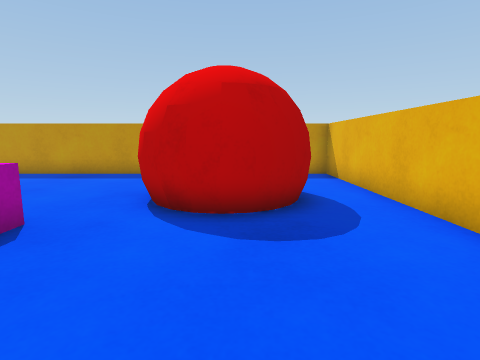
View 1 (above)

17 first-person views from a walk through a Unity game level. The camera is 0.68 m above the floor, tilts 8° down and sees 80° across. The floor is counted in squares, 0.5 m on a side. Each view is taken from the middle of a square. On the plan, view 1 faces up. The plan holds only what a view shows up to about 13 squares ahead; the rest is blank.

View 2
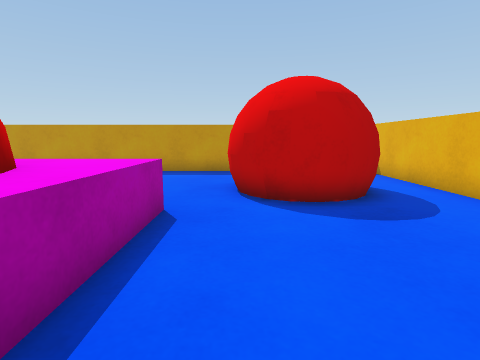

View 3
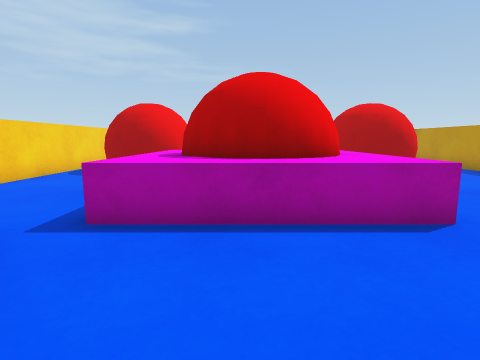

View 4
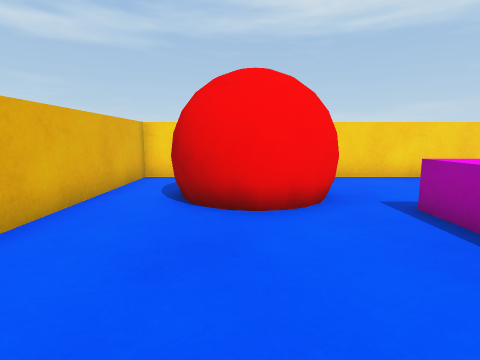

View 5
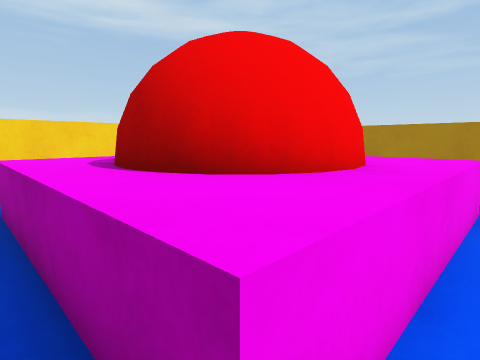

View 6
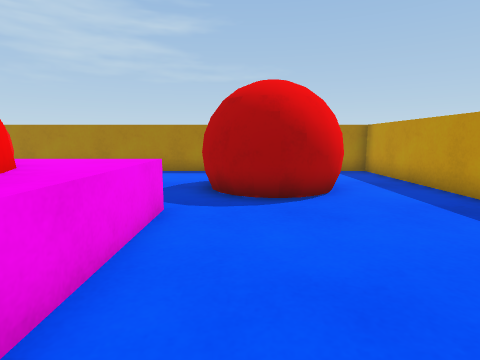

View 7
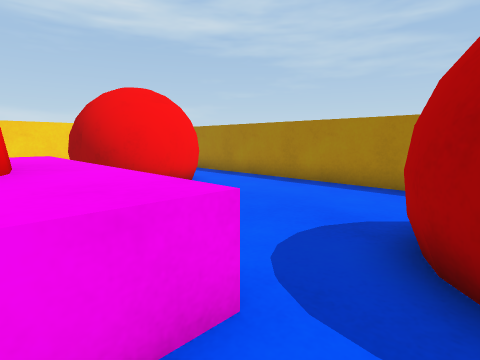

View 8
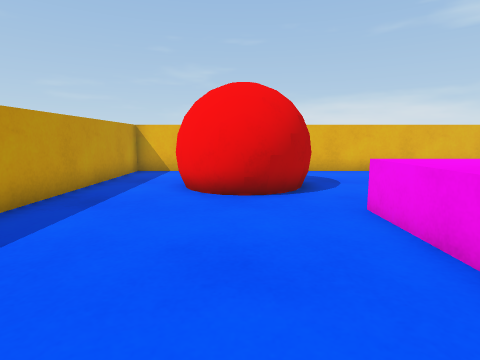

View 9
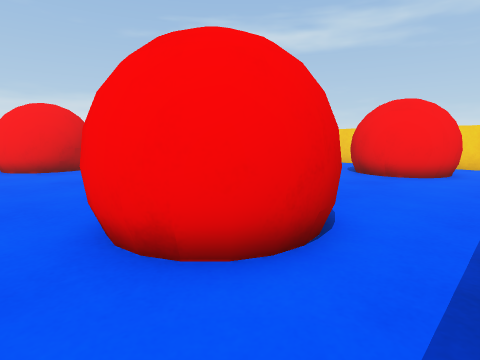

View 10
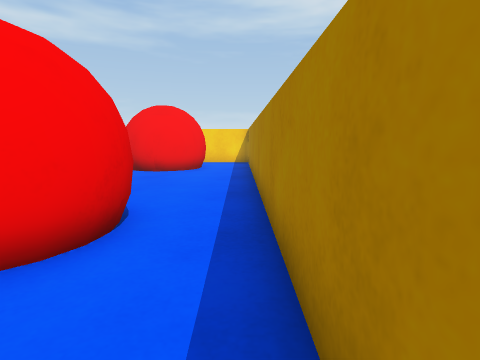

View 11
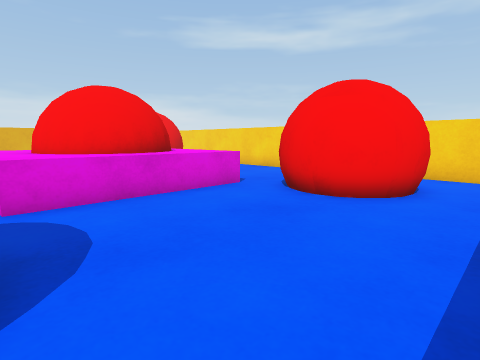

View 12
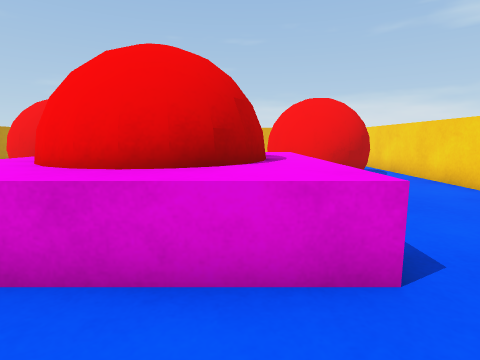

View 13
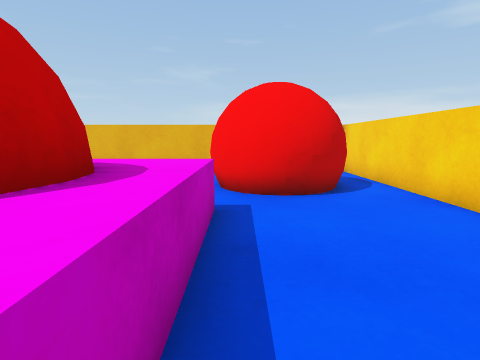

View 14
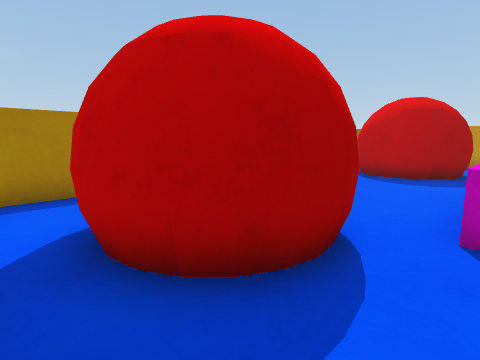

View 15
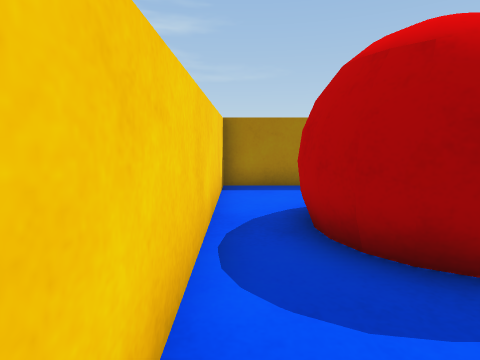

View 16
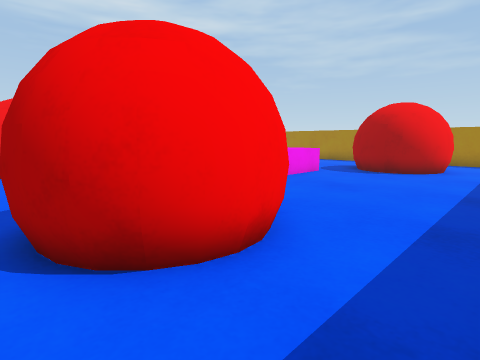

View 17
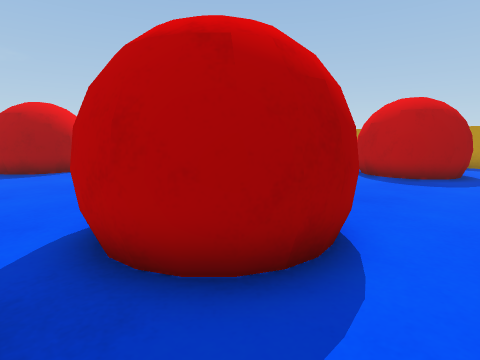

### Floor plan
Key: @ floor where view 1 was taken; . floor; ^ raised ledge; B red ball.
Columns run from 17 left of view 1 to 4 right of it. Each row starts with its distance up from view 1.
 12 ^^^^^^^^^^^^^^^^^^^^^^
 11 ^....................^
 10 ^....................^
  9 ^...BB..........BB...^
  8 ^..BBBB........BBBB..^
  7 ^..BBBBB.......BBBBB.^
  6 ^..BBBB........BBBB..^
  5 ^...BBB.........BBB..^
  4 ^.......^^^^^^.......^
  3 ^.......^BBBB^.......^
  2 ^.......^B  B^.......^
  1 ^.......^B  B^.......^
  0 ^.......^BBBB^...@...^
 -1 ^...BB..^^^^^^..BB...^
 -2 ^..BBBB........BBBB..^
 -3 ^..BBBBB.......BBBBB.^
 -4 ^..B BB........BBBB..^
 -5 ^...BBB.........BBB..^
 -6 ^....................^
 -7  ^^^^^^^^^^^^^^^^^^^^^

Where each view was taken, in squares from view 1:
view 1: 0 up, 0 right, facing up
view 2: 1 down, 2 left, facing up
view 3: 1 up, 1 right, facing left
view 4: 4 up, 0 right, facing down
view 5: 5 up, 3 left, facing down-left
view 6: 6 up, 4 left, facing left
view 7: 6 up, 8 left, facing down-left
view 8: 7 up, 9 left, facing right
view 9: 10 up, 16 left, facing down-right
view 10: 11 up, 16 left, facing down
view 11: 5 up, 16 left, facing down-right
view 12: 0 up, 12 left, facing right
view 13: 2 down, 9 left, facing right
view 14: 6 down, 9 left, facing up-left
view 15: 6 down, 8 left, facing left
view 16: 11 up, 2 right, facing down-left
view 17: 6 down, 3 right, facing up-left
